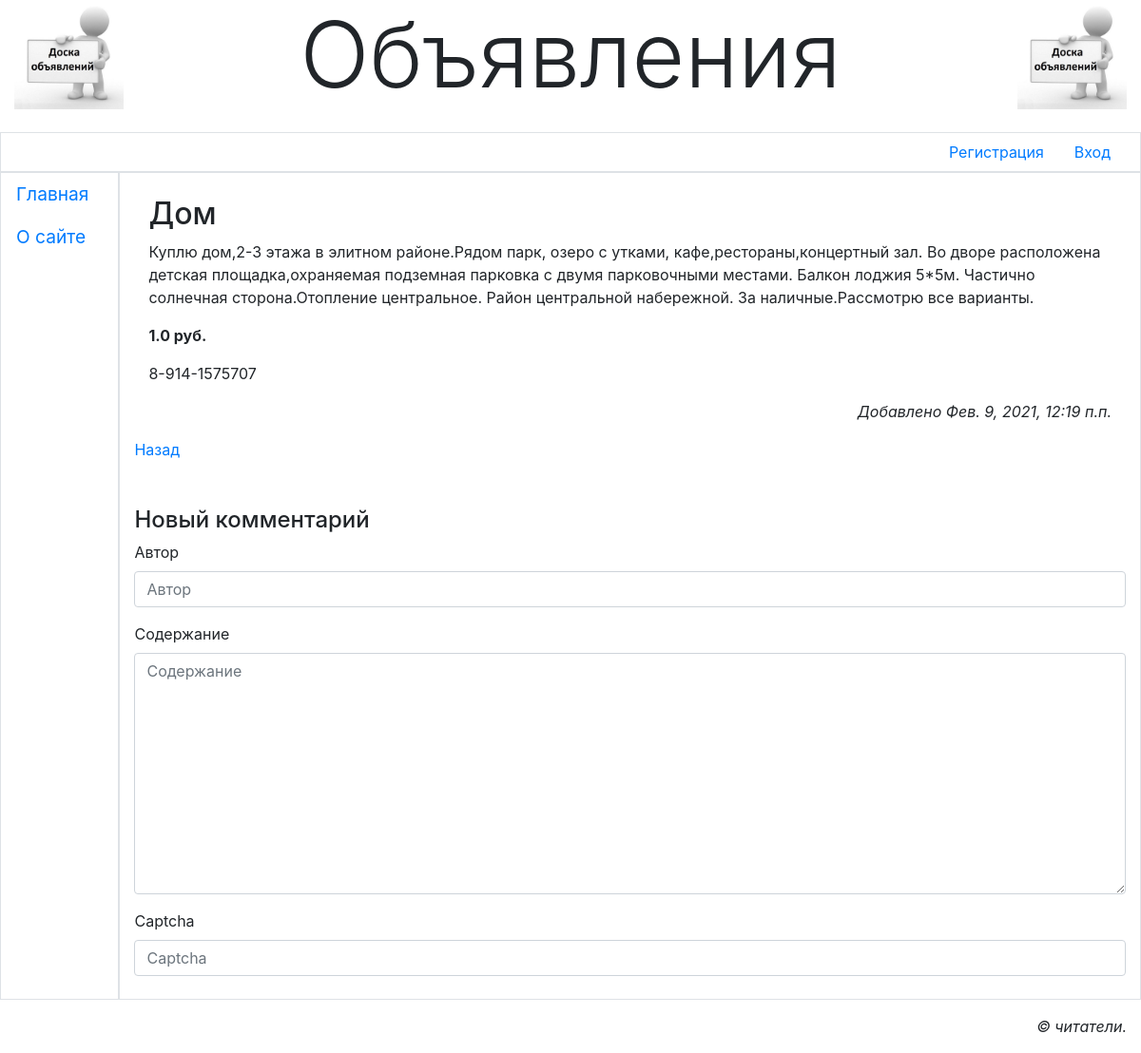
/1/1/, run on the app's committed database.
### main/models.py (models this page shows, shortened)
class Bb(models.Model):
    rubric = models.ForeignKey(SubRubric, on_delete=models.PROTECT, verbose_name='Рубрика')
    title = models.CharField(max_length=40, verbose_name='Товар')
    content = models.TextField(verbose_name='Описание')
    price = models.FloatField(default=0, verbose_name='Цена')
    contacts = models.TextField(verbose_name='Контакты')
    image = models.ImageField(blank=True, upload_to=get_timestamp_path, verbose_name='Изображение')
    author = models.ForeignKey(AdvUser, on_delete=models.CASCADE, verbose_name='Автор объявления')
    is_active = models.BooleanField(default=True, db_index=True, verbose_name='Выводить в списке?')
    created_at = models.DateTimeField(auto_now_add=True, db_index=True, verbose_name='Опубликовано')
    class Meta:
        verbose_name_plural = 'Объявления'
        verbose_name = 'Объявление'
        ordering = ['-created_at']

### main/views.py (the view, shortened to what this page needs)
# urls.py: path('<int:rubric_pk>/<int:pk>/', detail, name='detail'),
def detail(request, rubric_pk, pk):
    bb = Bb.objects.get(pk=pk)
    ais = bb.additionalimage_set.all()
    comments = Comment.objects.filter(bb=pk, is_active=True)
    initial = {'bb': bb.pk}
    if request.user.is_authenticated:
        initial['author'] = request.user.username
        form_class = UserCommentForm
    else:
        form_class = GuestCommentForm
    form = form_class(initial=initial)
    context = {'bb': bb, 'ais': ais, 'comments': comments, 'form': form}
    return render(request, 'main/detail.html', context)

### main/forms.py
class GuestCommentForm(forms.ModelForm):
    captcha = CaptchaField(label='Введите текст с картинки',
                           error_messages={'invalid': 'Неправильный текст'})
    class Meta:
        model = Comment
        exclude = ('is_active',)
        widgets = {'bb': forms.HiddenInput}

### templates/main/detail.html (shortened to what this page needs)
{% extends "layout/basic.html" %}
{% load bootstrap4 %}
{% block content %}
<div class="container-fluid mt-3">
    <div class="row">
        <div class="col">
            <h2>{{ bb.title }}</h2>
            <p>{{ bb.content }}</p>
            <p class="font-weight-bold">{{ bb.price }} руб.</p>
            <p>{{ bb.contacts }}</p>
            <p class="text-right font-italic">Добавлено {{ bb.created_at }}</p>
        </div>
    </div>
</div>
<p><a href="{% url 'main:by_rubric' pk=bb.rubric.pk %}{{ all }}">Назад</a></p>
<h4 class="mt-5">Новый комментарий</h4>
<form method="post">
    {% bootstrap_form form layout='horizontal' %}
</form>
{% endblock %}

### data on the page
Bb: title "Дом", content "Куплю дом,2-3 этажа в элитном районе.Рядом парк, озеро с утками, кафе,рестораны,концертный зал. Во дворе расположена детская площадка,охраняемая подземная парковка с двумя парковочными местами. Балкон лоджия 5*5м. Частично солнечная сторона.Отопление центральное. Район центральной набережной. За наличные.Рассмотрю все варианты.", price "1.0", contacts "8-914-1575707", created_at "Фев. 9, 2021, 12:19 п.п."
